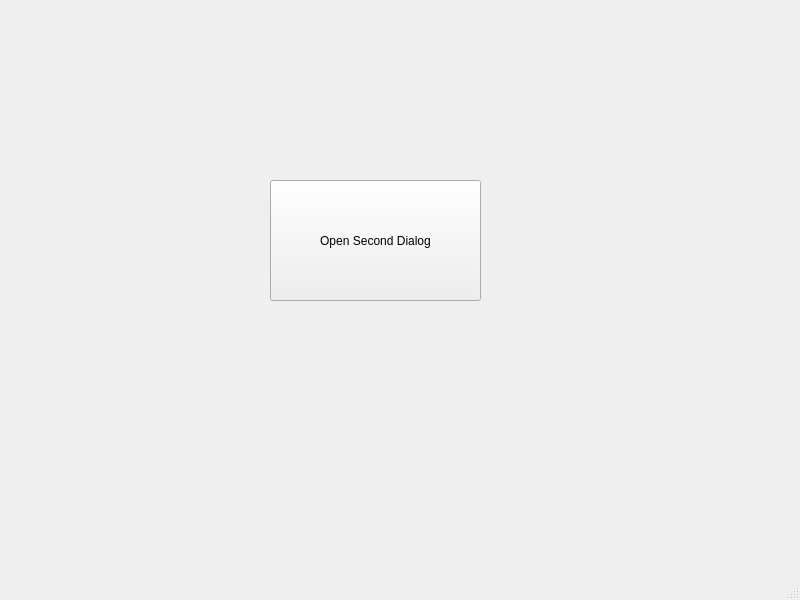
<?xml version="1.0" encoding="UTF-8"?>
<ui version="4.0">
 <class>MainWindow</class>
 <widget class="QMainWindow" name="MainWindow">
  <property name="geometry">
   <rect>
    <x>0</x>
    <y>0</y>
    <width>800</width>
    <height>600</height>
   </rect>
  </property>
  <property name="windowTitle">
   <string>MainWindow</string>
  </property>
  <widget class="QWidget" name="centralwidget">
   <widget class="QPushButton" name="pushButton">
    <property name="geometry">
     <rect>
      <x>270</x>
      <y>180</y>
      <width>211</width>
      <height>121</height>
     </rect>
    </property>
    <property name="text">
     <string>Open Second Dialog</string>
    </property>
   </widget>
  </widget>
  <widget class="QMenuBar" name="menubar">
   <property name="geometry">
    <rect>
     <x>0</x>
     <y>0</y>
     <width>800</width>
     <height>21</height>
    </rect>
   </property>
  </widget>
  <widget class="QStatusBar" name="statusbar"/>
 </widget>
 <resources/>
 <connections/>
</ui>
